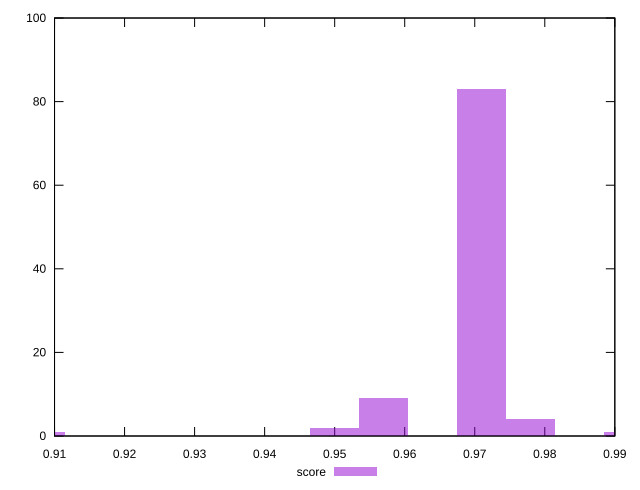

The gnuplot source for this figure:
reset

$score <<EOF
0.9709287986564322 83
0.9499735008437035 2
0.9569586001146131 9
0.9779138979273418 4
0.908062905218246 1
0.991884096469161 1
EOF

set key outside below
set boxwidth 0.0069850992709095845
set xrange [0.91:0.99]
set yrange [0:100]
set trange [0:100]
set style fill transparent solid 0.5 noborder
set terminal svg size 640, 490 enhanced background rgb 'white'
set output "report_00009_2021-02-08T22-37-41.559Z/speed-index/samples/pages+cached+noadtech/score/histogram.svg"

plot $score title "score" with boxes

reset
